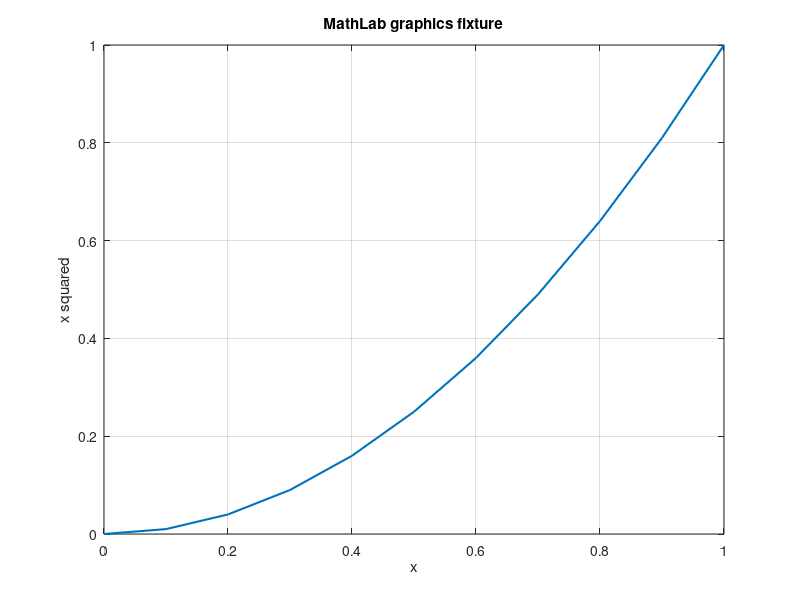

MATLAB code for this plot: (Note: this script raises an error after producing the figure.)
% Graphics-object properties and an SVG export; requires a graphics toolkit.
% SPDX-License-Identifier: GPL-3.0-or-later
fixture_svg = [tempname(), '.svg'];
fixture_figure = figure('Visible', 'off');
try
    fixture_x = linspace(0, 1, 11);
    fixture_y = fixture_x .^ 2;
    fixture_line = plot(fixture_x, fixture_y, 'LineWidth', 2);
    title('MathLab graphics fixture');
    xlabel('x');
    ylabel('x squared');
    grid on;
    assert(isequal(get(fixture_line, 'XData'), fixture_x));
    assert(isequal(get(fixture_line, 'YData'), fixture_y));
    assert(get(fixture_line, 'LineWidth') == 2);
    set(fixture_line, 'LineWidth', 1.5);
    assert(get(fixture_line, 'LineWidth') == 1.5);
    print(fixture_figure, fixture_svg, '-dsvg');
    fixture_info = dir(fixture_svg);
    assert(~isempty(fixture_info));
    assert(fixture_info.bytes > 100);
    assert(~isempty(strfind(fileread(fixture_svg), '<svg')));
catch fixture_error
    close(fixture_figure);
    if exist(fixture_svg, 'file')
        delete(fixture_svg);
    end
    rethrow(fixture_error);
end
close(fixture_figure);
delete(fixture_svg);
disp('PASS graphics_core');
